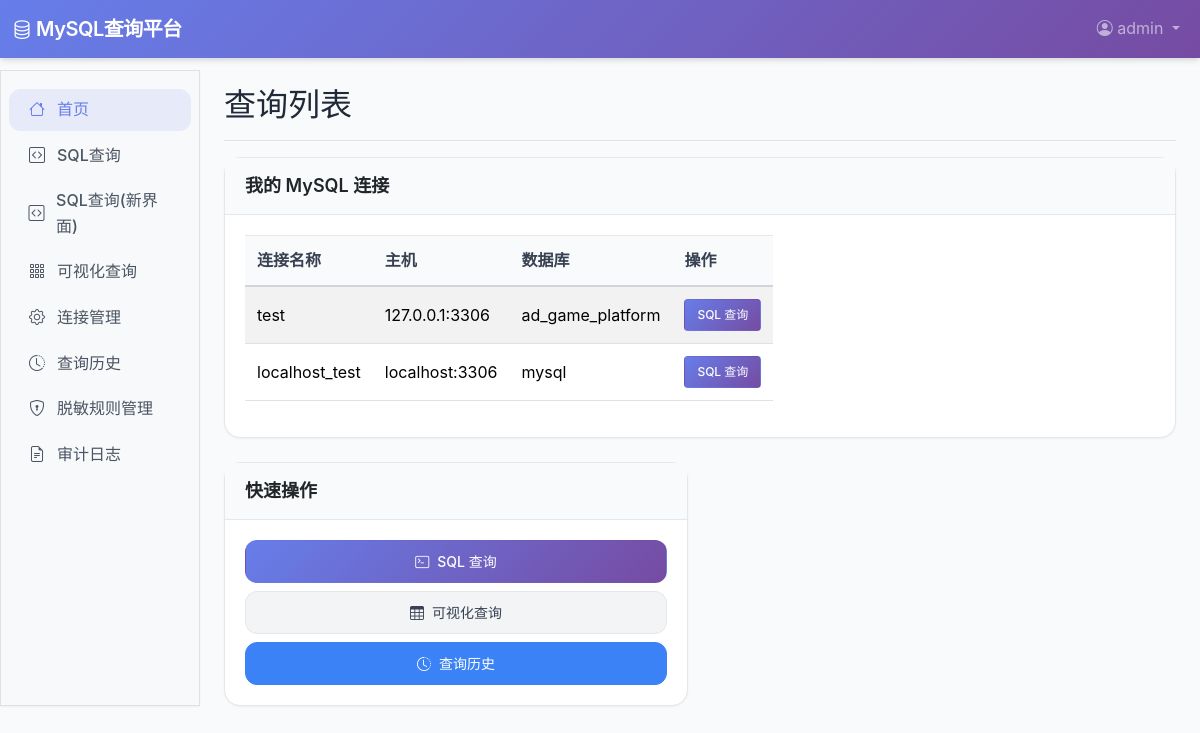
Page /queries/ (signed in) on the earlier database version.
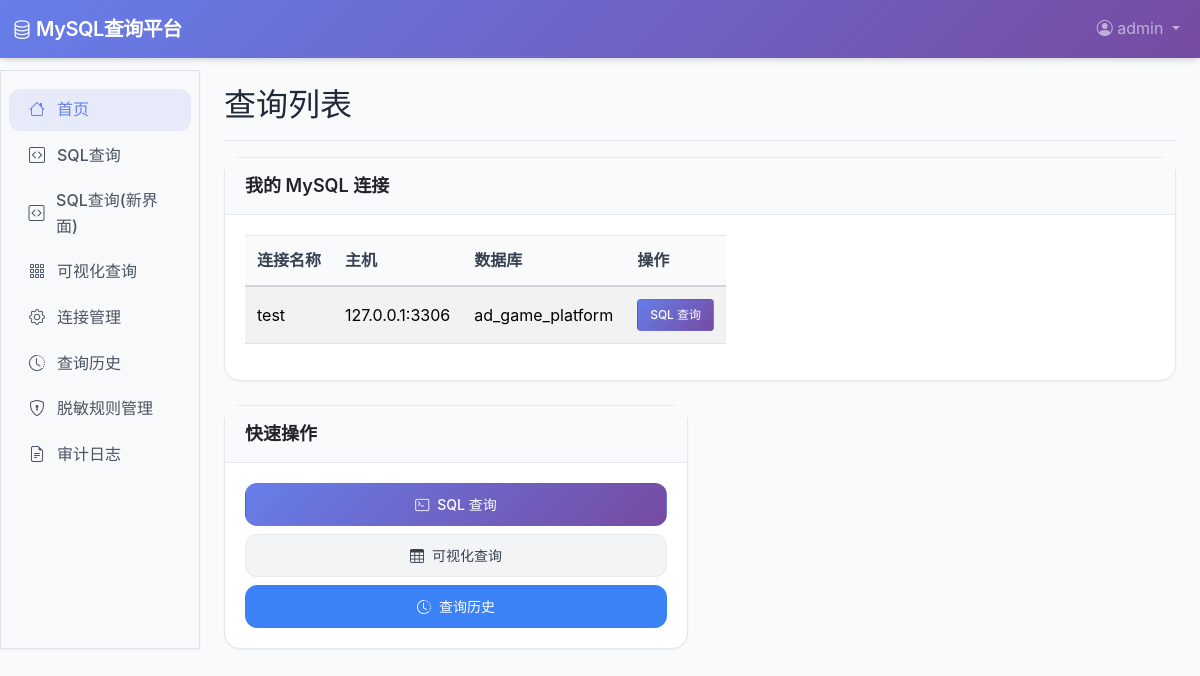
Same page on the later database version.
### connections/models.py (models this page shows, shortened)
class MySQLConnection(models.Model):
    name = models.CharField(max_length=100, verbose_name='连接名称')
    host = models.CharField(max_length=255, verbose_name='主机地址')
    port = models.PositiveIntegerField(default=3306, verbose_name='端口')
    database = models.CharField(max_length=100, verbose_name='数据库名称')
    username = models.CharField(max_length=100, verbose_name='用户名')
    password = models.CharField(max_length=255, verbose_name='密码')
    created_by = models.ForeignKey(
        settings.AUTH_USER_MODEL,
        on_delete=models.CASCADE,
        related_name='connections'
    )
    created_at = models.DateTimeField(auto_now_add=True)
    updated_at = models.DateTimeField(auto_now=True)
    class Meta:
        verbose_name = 'MySQL 连接'
        verbose_name_plural = 'MySQL 连接'

### queries/views.py (the view)
# urls.py: path('', views.query_list_view, name='query_list'),
@login_required
def query_list_view(request):
    if request.user.role == 'admin':
        connections = MySQLConnection.objects.all()
    else:
        connections = MySQLConnection.objects.filter(created_by=request.user)
    return render(request, 'queries/list.html', {'connections': connections})

### templates/queries/list.html (shortened to what this page needs)
{% extends 'base.html' %}
{% block page_title %}查询列表{% endblock %}
{% block content %}
<div class="row">
    <div class="col-md-12">
        <div class="card">
            <div class="card-header">
                <h5 class="card-title mb-0">我的 MySQL 连接</h5>
            </div>
            <div class="card-body">
                {% if connections %}
                <table class="table table-striped">
                    <thead>
                        <tr>
                            <th>连接名称</th>
                            <th>主机</th>
                            <th>数据库</th>
                            <th>操作</th>
                        </tr>
                    </thead>
                    <tbody>
                        {% for conn in connections %}
                        <tr>
                            <td>{{ conn.name }}</td>
                            <td>{{ conn.host }}:{{ conn.port }}</td>
                            <td>{{ conn.database }}</td>
                            <td>
                                <a href="{% url 'queries:sql_query' %}" class="btn btn-sm btn-primary">SQL 查询</a>
                            </td>
                        </tr>
                        {% endfor %}
                    </tbody>
                </table>
                {% endif %}
            </div>
        </div>
    </div>
</div>
<div class="row mt-4">
    <div class="col-md-6">
        <div class="card">
            <div class="card-header">
                <h5 class="card-title mb-0">快速操作</h5>
            </div>
            <div class="card-body">
                <div class="d-grid gap-2">
                    <a href="{% url 'queries:sql_query' %}" class="btn btn-primary">
                        <i class="bi bi-terminal"></i> SQL 查询
                    </a>
                    <a href="{% url 'queries:sql_query_new' %}" class="btn btn-secondary">
                        <i class="bi bi-table"></i> 可视化查询
                    </a>
                    <a href="{% url 'queries:query_history' %}" class="btn btn-info">
                        <i class="bi bi-clock-history"></i> 查询历史
                    </a>
                </div>
            </div>
        </div>
    </div>
</div>
{% endblock %}

Differences in the rows shown:
removed MySQLConnection: name "localhost_test", host "localhost", port "3306", database "mysql"
